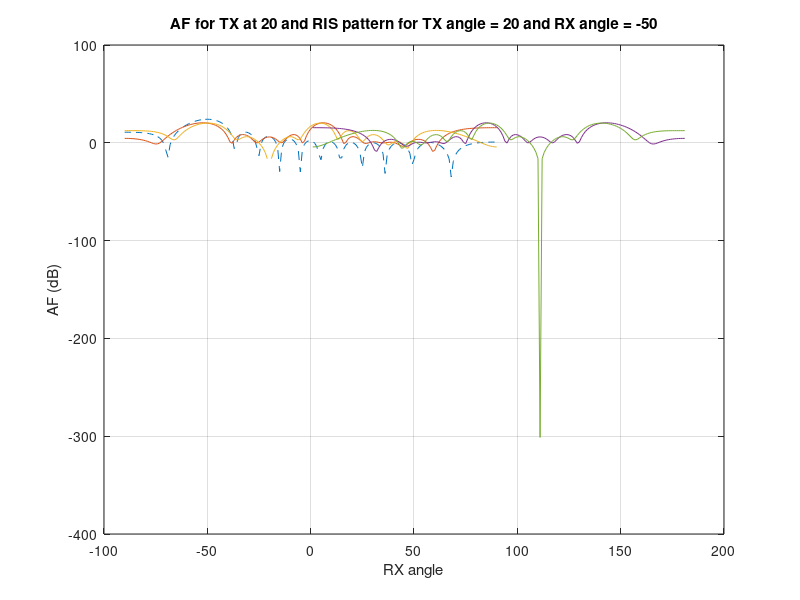
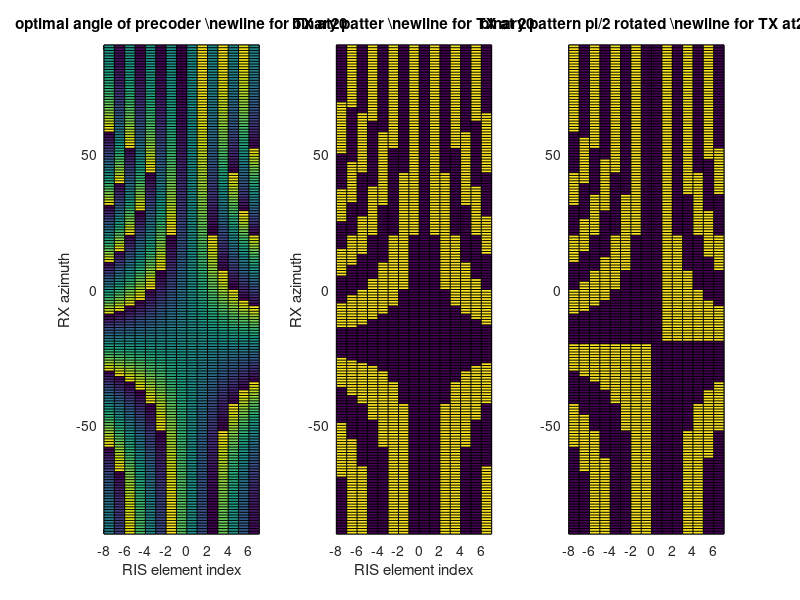

MATLAB code for these plots, in order:
clear
close all
f_c = 5.53*10^9; % gdy odleglosc lambda/2- niezalezne od czestotliwosci
c = 299792458;
d = 0.02; %c/f_c/2; % odleglosc miedzy elementmi antenowymi c = lambda*f
L = 16;%liczba elementow antenowych

kat_TX = 20 % od 0 do 90; 0 =  na wprost RISa
kat_RX = -50 %od 0 do -90 najsensowniejsze; 0 =  na wprost RISa

kanal_do_od_RIS = exp(-1j*2*pi*f_c/c*d*([-8:7]*sind(kat_TX)+[-8:7]*sind(kat_RX)));[L-1:-1:0]
prekoder = conj(kanal_do_od_RIS);

katy_pomiarowe_RX = [-90:90];

AF = exp(-1j*2*pi*f_c/c*d*([-8:7]*sind(kat_TX)+sind(katy_pomiarowe_RX')*[-8:7]))*transpose(prekoder);

plot(katy_pomiarowe_RX,10*log10(abs(AF).^2),'--')
hold on

prekoder_bin = 2*(real(prekoder*exp(1j*0*pi/2))>0)-1;
AF = exp(-1j*2*pi*f_c/c*d*([-8:7]*sind(kat_TX)+sind(katy_pomiarowe_RX')*[-8:7]))*transpose(prekoder_bin);
plot(katy_pomiarowe_RX,10*log10(abs(AF).^2))
prekoder_bin = 2*(real(prekoder*exp(1j*1*pi/2))>0)-1;
AF = exp(-1j*2*pi*f_c/c*d*([-8:7]*sind(kat_TX)+sind(katy_pomiarowe_RX')*[-8:7]))*transpose(prekoder_bin);
plot(katy_pomiarowe_RX,10*log10(abs(AF).^2))
xlabel('RX angle')
ylabel('AF (dB)')
title(['AF for TX at ' num2str(kat_TX) ' and RIS pattern for TX angle = ' num2str(kat_TX) ' and RX angle = ' num2str(kat_RX)])
prekoder_bin = 2*(real(prekoder*exp(1j*2*pi/2))>0)-1;
AF = exp(-1j*2*pi*f_c/c*d*([-8:7]*sind(kat_TX)+sind(katy_pomiarowe_RX')*[L-1:-1:0]))*transpose(prekoder_bin);
plot(10*log10(abs(AF).^2))
prekoder_bin = 2*(real(prekoder*exp(1j*3*pi/2))>0)-1;
AF = exp(-1j*2*pi*f_c/c*d*([-8:7]*sind(kat_TX)+sind(katy_pomiarowe_RX')*[L-1:-1:0]))*transpose(prekoder_bin);
plot(10*log10(abs(AF).^2))
grid
figure
set_RX = [-90:90];
prekoder_ideal = exp(1j*2*pi*f_c/c*d*([-8:7]*sind(kat_TX)+sind(set_RX')*[-8:7]));%
prekoder_binary = zeros(length(set_RX),L);
prekoder_binary(real(prekoder_ideal)<0) = 1;
subplot(1,3,1)
pcolor([-8:7],set_RX,angle(prekoder_ideal))
title(['optimal angle of precoder \newline for TX at' num2str(kat_TX)])
xlabel('RIS element index')
ylabel('RX azimuth')
subplot(1,3,2)
pcolor([-8:7],set_RX,prekoder_binary)
prekoder_binary2 = zeros(length(set_RX),L);
prekoder_binary2(real(prekoder_ideal*exp(1j*pi/2))<0) = 1; % jak zakladamy, ze do odbiornika dociera suma odbicia od
title(['binary patter \newline for TX at ' num2str(kat_TX)])
xlabel('RIS element index')
ylabel('RX azimuth')
% RIS i innych sciezek, to odbicie od RISa moze byc okrecone o jakis staly kat (tu 90 stopni),
% zeby byl w fazie tego bezposredniego.
subplot(1,3,3)
pcolor([-8:7],set_RX,prekoder_binary2)
title(['binary pattern pi/2 rotated \newline for TX at' num2str(kat_TX)])
AA = unique(prekoder_binary2,'rows'); % 67
A = unique(prekoder_binary,'rows');

AAA = unique([AA;A;~AA;~A],'rows'); %obroty o 90 stopnia

%zbior dla wszystkich odbiorczych i nadawczych
set_TX = [0:90];
set_RX = [-90:90];
B = [];
for i = 1:length(set_TX)
prekoder_ideal = exp(1j*2*pi*f_c/c*d*([-8:7]*sind(set_TX(i))+sind(set_RX')*[-8:7]));
prekoder_binary = real(prekoder_ideal)<0;
B = [B;prekoder_binary];
prekoder_binary = real(prekoder_ideal*exp(1j*pi/2))<0;
B = [B;prekoder_binary];
prekoder_binary = real(prekoder_ideal*exp(1j*pi))<0;
B = [B;prekoder_binary];
prekoder_binary = real(prekoder_ideal*exp(1j*3*pi/2))<0;
B = [B;prekoder_binary];
end
BB = unique(B,'rows');

rows_to_keep=ones(1,size(BB,1));
for i=1:size(BB,1)-1% probably not optimal removal
    for ii=i+1:size(BB,1)
        if rows_to_keep(i)==1 && sum(xor(BB(i,:),BB(ii,:)))<=2 % hamming distance to remove
            rows_to_keep(ii)=0;
        end
    end
end
CC=BB(logical(rows_to_keep),:);
c=0;





